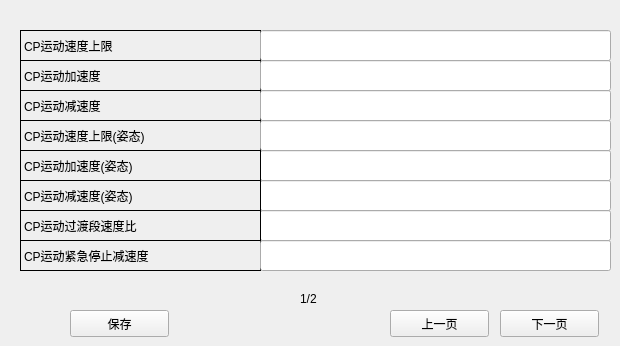
      <widget class="QWidget" name="page_24">
       <widget class="QLabel" name="label_192">
        <property name="geometry">
         <rect>
          <x>20</x>
          <y>30</y>
          <width>241</width>
          <height>31</height>
         </rect>
        </property>
        <property name="frameShape">
         <enum>QFrame::Panel</enum>
        </property>
        <property name="text">
         <string>CP运动速度上限</string>
        </property>
       </widget>
       <widget class="QLabel" name="label_193">
        <property name="geometry">
         <rect>
          <x>20</x>
          <y>60</y>
          <width>241</width>
          <height>31</height>
         </rect>
        </property>
        <property name="frameShape">
         <enum>QFrame::Panel</enum>
        </property>
        <property name="text">
         <string>CP运动加速度</string>
        </property>
       </widget>
       <widget class="QLabel" name="label_194">
        <property name="geometry">
         <rect>
          <x>20</x>
          <y>90</y>
          <width>241</width>
          <height>31</height>
         </rect>
        </property>
        <property name="frameShape">
         <enum>QFrame::Panel</enum>
        </property>
        <property name="text">
         <string>CP运动减速度</string>
        </property>
       </widget>
       <widget class="QLabel" name="label_195">
        <property name="geometry">
         <rect>
          <x>20</x>
          <y>120</y>
          <width>241</width>
          <height>31</height>
         </rect>
        </property>
        <property name="frameShape">
         <enum>QFrame::Panel</enum>
        </property>
        <property name="text">
         <string>CP运动速度上限(姿态)</string>
        </property>
       </widget>
       <widget class="QLineEdit" name="lineEdit_148">
        <property name="geometry">
         <rect>
          <x>260</x>
          <y>30</y>
          <width>351</width>
          <height>31</height>
         </rect>
        </property>
       </widget>
       <widget class="QLineEdit" name="lineEdit_149">
        <property name="geometry">
         <rect>
          <x>260</x>
          <y>60</y>
          <width>351</width>
          <height>31</height>
         </rect>
        </property>
       </widget>
       <widget class="QLineEdit" name="lineEdit_150">
        <property name="geometry">
         <rect>
          <x>260</x>
          <y>120</y>
          <width>351</width>
          <height>31</height>
         </rect>
        </property>
       </widget>
       <widget class="QLineEdit" name="lineEdit_151">
        <property name="geometry">
         <rect>
          <x>260</x>
          <y>90</y>
          <width>351</width>
          <height>31</height>
         </rect>
        </property>
       </widget>
       <widget class="QPushButton" name="pushButton_48">
        <property name="geometry">
         <rect>
          <x>390</x>
          <y>310</y>
          <width>99</width>
          <height>27</height>
         </rect>
        </property>
        <property name="text">
         <string>上一页</string>
        </property>
       </widget>
       <widget class="QLabel" name="label_196">
        <property name="geometry">
         <rect>
          <x>20</x>
          <y>240</y>
          <width>241</width>
          <height>31</height>
         </rect>
        </property>
        <property name="frameShape">
         <enum>QFrame::Panel</enum>
        </property>
        <property name="text">
         <string>CP运动紧急停止减速度</string>
        </property>
       </widget>
       <widget class="QLineEdit" name="lineEdit_152">
        <property name="geometry">
         <rect>
          <x>260</x>
          <y>210</y>
          <width>351</width>
          <height>31</height>
         </rect>
        </property>
       </widget>
       <widget class="QLineEdit" name="lineEdit_153">
        <property name="geometry">
         <rect>
          <x>260</x>
          <y>180</y>
          <width>351</width>
          <height>31</height>
         </rect>
        </property>
       </widget>
       <widget class="QLineEdit" name="lineEdit_154">
        <property name="geometry">
         <rect>
          <x>260</x>
          <y>150</y>
          <width>351</width>
          <height>31</height>
         </rect>
        </property>
       </widget>
       <widget class="QLineEdit" name="lineEdit_155">
        <property name="geometry">
         <rect>
          <x>260</x>
          <y>240</y>
          <width>351</width>
          <height>31</height>
         </rect>
        </property>
       </widget>
       <widget class="QLabel" name="label_197">
        <property name="geometry">
         <rect>
          <x>20</x>
          <y>180</y>
          <width>241</width>
          <height>31</height>
         </rect>
        </property>
        <property name="frameShape">
         <enum>QFrame::Panel</enum>
        </property>
        <property name="text">
         <string>CP运动减速度(姿态)</string>
        </property>
       </widget>
       <widget class="QLabel" name="label_198">
        <property name="geometry">
         <rect>
          <x>20</x>
          <y>150</y>
          <width>241</width>
          <height>31</height>
         </rect>
        </property>
        <property name="frameShape">
         <enum>QFrame::Panel</enum>
        </property>
        <property name="text">
         <string>CP运动加速度(姿态)</string>
        </property>
       </widget>
       <widget class="QLabel" name="label_199">
        <property name="geometry">
         <rect>
          <x>20</x>
          <y>210</y>
          <width>241</width>
          <height>31</height>
         </rect>
        </property>
        <property name="frameShape">
         <enum>QFrame::Panel</enum>
        </property>
        <property name="text">
         <string>CP运动过渡段速度比</string>
        </property>
       </widget>
       <widget class="QPushButton" name="pushButton_52">
        <property name="geometry">
         <rect>
          <x>500</x>
          <y>310</y>
          <width>99</width>
          <height>27</height>
         </rect>
        </property>
        <property name="text">
         <string>下一页</string>
        </property>
       </widget>
       <widget class="QPushButton" name="pushButton_60">
        <property name="geometry">
         <rect>
          <x>70</x>
          <y>310</y>
          <width>99</width>
          <height>27</height>
         </rect>
        </property>
        <property name="text">
         <string>保存</string>
        </property>
       </widget>
       <widget class="QLabel" name="label_200">
        <property name="geometry">
         <rect>
          <x>300</x>
          <y>290</y>
          <width>31</width>
          <height>17</height>
         </rect>
        </property>
        <property name="text">
         <string>1/2</string>
        </property>
       </widget>
      </widget>
